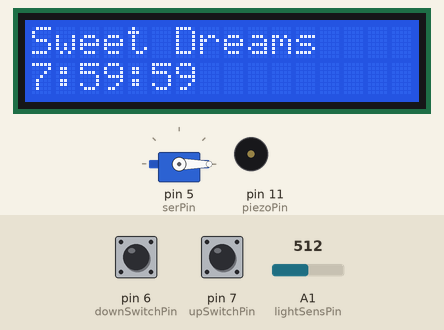
The sketch below on a simulated Arduino Uno, built with avr-gcc and run on an emulated ATmega328P. On the bench: servo, 16×2 character LCD, buzzer (waves = sounding). The inputs (shaded band) are chosen by the test bench; at power-on: A1 (lightSensPin) = 512, pin 7 (upSwitchPin) LOW, pin 6 (downSwitchPin) LOW. What the sketch prints to the serial monitor is not drawn.

Above: at 1.2 s.
1.3 s: A1 (lightSensPin) set to 787
4.3 s: A1 (lightSensPin) set to 816
At 5.6 s:
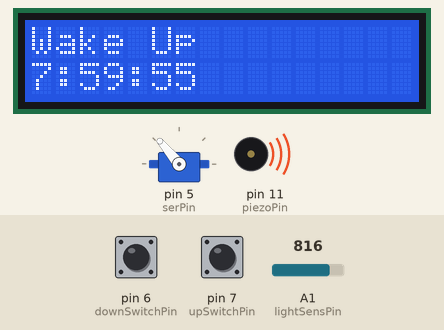
7.3 s: A1 (lightSensPin) set to 982
10.3 s: A1 (lightSensPin) set to 1007
12.5 s: pin 7 (upSwitchPin) pulled HIGH for 0.15 s
At 12.67 s:
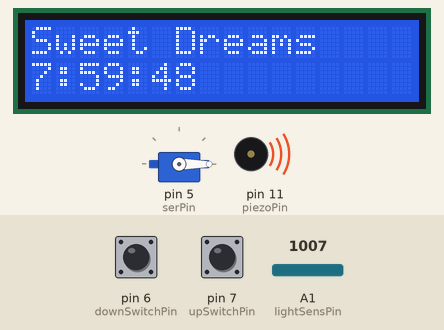
14.3 s: pin 7 (upSwitchPin) pulled HIGH for 1 s
At 17.8 s:
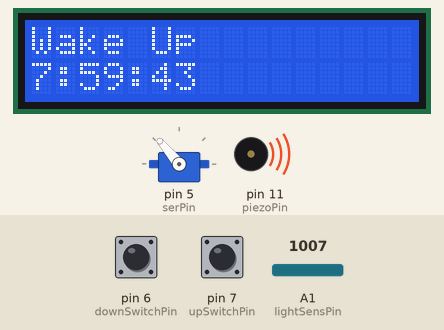
Timing chart, 0 to 19.3 s (numbered marks = the images above; inputs shaded):
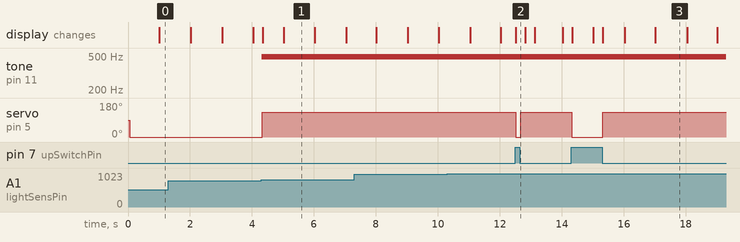

The sketch:

WaterTipperAlarm.ino
```cpp
#include <Servo.h>
#include <LiquidCrystal.h>
int serPin = 5;
float serVal=0;
int potPin = A0;
int potVal;
int lightSensPin=A1;
int lightSensVal;
int upSwitchPin = 7, downSwitchPin = 6;
int RS=2,E=3,D4 = 8, D5=9,D6=10,D7=12;
int piezoPin=11;
int piezoVal =0;

int timerVal = 28800;
Servo ser;
LiquidCrystal lcd(RS,E,D4,D5,D6,D7);
String lcdR1 ="", lcdR2 ="";

void setup() {
  // put your setup code here, to run once:
Serial.begin(9600);
pinMode(upSwitchPin, INPUT);
pinMode(downSwitchPin, INPUT);
pinMode(piezoPin,OUTPUT);
ser.attach(serPin);
lcd.begin(16,2);
  lcdR1 = "Sweet Dreams";
}

void loop() {
  // put your main code here, to run repeatedly:
  unsigned long currTime = millis() / 1000;
//potVal = analogRead(potPin);
//serVal = (potVal * 180.) / 1023.;
//Serial.print(potVal);
//Serial.print("\t");
//Serial.print(serVal);

//Serial.print("\t");

lightSensVal = analogRead(lightSensPin);
Serial.print(lightSensVal);
Serial.print("\t\t");
Serial.print(digitalRead(upSwitchPin));
Serial.print("\t");
Serial.print(digitalRead(downSwitchPin));
Serial.print("\t");

if(digitalRead(upSwitchPin)){
  serVal = 0;
  lcdR1 = "Sweet Dreams";
  piezoVal = 0;

}
else if(digitalRead(downSwitchPin) || lightSensVal >= 800 || currTime == timerVal){
  serVal=130;
  lcdR1 = "Wake Up";
  piezoVal = 20;
}

Serial.println(serVal);
ser.write(serVal);
lcd.clear();
lcd.print(lcdR1);
lcd.setCursor(0,1);
lcd.print(timeFormat(timerVal-currTime));
analogWrite(piezoPin, piezoVal);
delay(10);


}
String timeFormat(unsigned long seconds){
  int hour = seconds / 3600;
  String sH = String(hour);
  int minute = (seconds % 3600) / 60;
  String sM = String(minute);
  int second = seconds % 60;
  String sS = String(second);
  return sH + ":" + sM+ ":" + sS;
}
```

Measured:
- the behaviour switches between 799 and 800 on A1 (lightSensPin) (found by bisection; images 0 and 1)
- after the input at 4.3 s, tone on pin 11 (piezoPin): silent → 490 Hz at once; servo on pin 5 (serPin): 0° → 130° at once; the display: first changes at once (image 1 shows a later state)
- after the input at 12.5 s, servo on pin 5 (serPin): 130° → 0° at once, → 130° 0.15 s later; the display: changes at once (image 2)
- after the input at 14.3 s, servo on pin 5 (serPin): 130° → 0° at once, → 130° 1.0 s later; the display: first changes at once (image 3 shows a later state)
- what the display in image 1 shows lasts 1.0 s, from 5.0 s to 6.0 s
